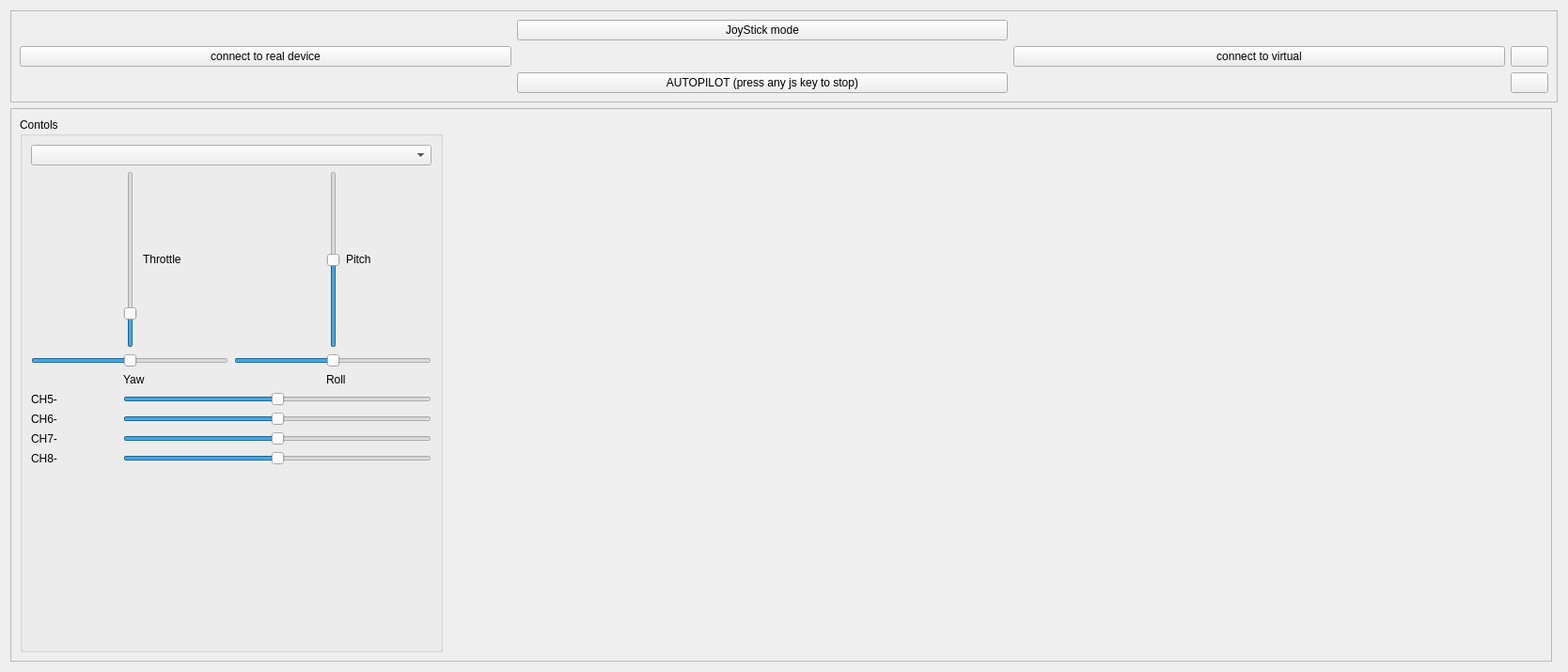
<?xml version="1.0" encoding="UTF-8"?>
<ui version="4.0">
 <class>PhysicsMainWidget</class>
 <widget class="QWidget" name="PhysicsMainWidget">
  <property name="geometry">
   <rect>
    <x>0</x>
    <y>0</y>
    <width>1668</width>
    <height>715</height>
   </rect>
  </property>
  <property name="windowTitle">
   <string>Form</string>
  </property>
  <layout class="QGridLayout" name="gridLayout_2">
   <item row="1" column="0">
    <widget class="QFrame" name="frame_2">
     <property name="enabled">
      <bool>true</bool>
     </property>
     <property name="sizePolicy">
      <sizepolicy hsizetype="Preferred" vsizetype="Preferred">
       <horstretch>1</horstretch>
       <verstretch>0</verstretch>
      </sizepolicy>
     </property>
     <property name="minimumSize">
      <size>
       <width>200</width>
       <height>200</height>
      </size>
     </property>
     <property name="sizeIncrement">
      <size>
       <width>500</width>
       <height>0</height>
      </size>
     </property>
     <property name="frameShape">
      <enum>QFrame::StyledPanel</enum>
     </property>
     <property name="frameShadow">
      <enum>QFrame::Raised</enum>
     </property>
     <layout class="QHBoxLayout" name="horizontalLayout">
      <item>
       <widget class="QGroupBox" name="groupBox">
        <property name="maximumSize">
         <size>
          <width>450</width>
          <height>16777215</height>
         </size>
        </property>
        <property name="title">
         <string>Contols</string>
        </property>
        <layout class="QGridLayout" name="gridLayout_3">
         <item row="1" column="0">
          <spacer name="horizontalSpacer_2">
           <property name="orientation">
            <enum>Qt::Horizontal</enum>
           </property>
           <property name="sizeType">
            <enum>QSizePolicy::Preferred</enum>
           </property>
           <property name="sizeHint" stdset="0">
            <size>
             <width>40</width>
             <height>20</height>
            </size>
           </property>
          </spacer>
         </item>
         <item row="6" column="1" colspan="5">
          <widget class="QSlider" name="CH7">
           <property name="minimum">
            <number>900</number>
           </property>
           <property name="maximum">
            <number>2100</number>
           </property>
           <property name="value">
            <number>1500</number>
           </property>
           <property name="sliderPosition">
            <number>1500</number>
           </property>
           <property name="orientation">
            <enum>Qt::Horizontal</enum>
           </property>
          </widget>
         </item>
         <item row="2" column="0" colspan="3">
          <widget class="QSlider" name="Yaw">
           <property name="minimum">
            <number>900</number>
           </property>
           <property name="maximum">
            <number>2100</number>
           </property>
           <property name="value">
            <number>1500</number>
           </property>
           <property name="sliderPosition">
            <number>1500</number>
           </property>
           <property name="orientation">
            <enum>Qt::Horizontal</enum>
           </property>
          </widget>
         </item>
         <item row="5" column="1" colspan="5">
          <widget class="QSlider" name="CH6">
           <property name="minimum">
            <number>900</number>
           </property>
           <property name="maximum">
            <number>2100</number>
           </property>
           <property name="value">
            <number>1500</number>
           </property>
           <property name="sliderPosition">
            <number>1500</number>
           </property>
           <property name="orientation">
            <enum>Qt::Horizontal</enum>
           </property>
          </widget>
         </item>
         <item row="7" column="0">
          <widget class="QLabel" name="CH8_label">
           <property name="text">
            <string>CH8-</string>
           </property>
          </widget>
         </item>
         <item row="7" column="1" colspan="5">
          <widget class="QSlider" name="CH8">
           <property name="minimum">
            <number>900</number>
           </property>
           <property name="maximum">
            <number>2100</number>
           </property>
           <property name="value">
            <number>1500</number>
           </property>
           <property name="sliderPosition">
            <number>1500</number>
           </property>
           <property name="orientation">
            <enum>Qt::Horizontal</enum>
           </property>
          </widget>
         </item>
         <item row="1" column="1">
          <widget class="QSlider" name="Throttle">
           <property name="minimum">
            <number>900</number>
           </property>
           <property name="maximum">
            <number>2100</number>
           </property>
           <property name="value">
            <number>1100</number>
           </property>
           <property name="sliderPosition">
            <number>1100</number>
           </property>
           <property name="orientation">
            <enum>Qt::Vertical</enum>
           </property>
          </widget>
         </item>
         <item row="1" column="3">
          <spacer name="horizontalSpacer">
           <property name="orientation">
            <enum>Qt::Horizontal</enum>
           </property>
           <property name="sizeType">
            <enum>QSizePolicy::Preferred</enum>
           </property>
           <property name="sizeHint" stdset="0">
            <size>
             <width>40</width>
             <height>20</height>
            </size>
           </property>
          </spacer>
         </item>
         <item row="1" column="5">
          <widget class="QLabel" name="label_3">
           <property name="text">
            <string>Pitch</string>
           </property>
          </widget>
         </item>
         <item row="4" column="0">
          <widget class="QLabel" name="CH5_label">
           <property name="text">
            <string>CH5-</string>
           </property>
          </widget>
         </item>
         <item row="5" column="0">
          <widget class="QLabel" name="CH6_label">
           <property name="text">
            <string>CH6-</string>
           </property>
          </widget>
         </item>
         <item row="3" column="1" colspan="2">
          <widget class="QLabel" name="label">
           <property name="text">
            <string>Yaw</string>
           </property>
          </widget>
         </item>
         <item row="0" column="0" colspan="6">
          <widget class="QComboBox" name="comboBox">
           <property name="currentText">
            <string/>
           </property>
          </widget>
         </item>
         <item row="4" column="1" colspan="5">
          <widget class="QSlider" name="CH5">
           <property name="minimum">
            <number>900</number>
           </property>
           <property name="maximum">
            <number>2100</number>
           </property>
           <property name="value">
            <number>1500</number>
           </property>
           <property name="sliderPosition">
            <number>1500</number>
           </property>
           <property name="orientation">
            <enum>Qt::Horizontal</enum>
           </property>
          </widget>
         </item>
         <item row="2" column="3" colspan="3">
          <widget class="QSlider" name="Roll">
           <property name="minimum">
            <number>900</number>
           </property>
           <property name="maximum">
            <number>2100</number>
           </property>
           <property name="value">
            <number>1500</number>
           </property>
           <property name="orientation">
            <enum>Qt::Horizontal</enum>
           </property>
          </widget>
         </item>
         <item row="3" column="4" colspan="2">
          <widget class="QLabel" name="label_2">
           <property name="text">
            <string>Roll</string>
           </property>
          </widget>
         </item>
         <item row="1" column="4">
          <widget class="QSlider" name="Pitch">
           <property name="minimum">
            <number>900</number>
           </property>
           <property name="maximum">
            <number>2100</number>
           </property>
           <property name="value">
            <number>1500</number>
           </property>
           <property name="orientation">
            <enum>Qt::Vertical</enum>
           </property>
          </widget>
         </item>
         <item row="1" column="2">
          <widget class="QLabel" name="label_4">
           <property name="text">
            <string>Throttle</string>
           </property>
          </widget>
         </item>
         <item row="6" column="0">
          <widget class="QLabel" name="CH7_label">
           <property name="text">
            <string>CH7-</string>
           </property>
          </widget>
         </item>
         <item row="8" column="0" colspan="6">
          <spacer name="verticalSpacer">
           <property name="orientation">
            <enum>Qt::Vertical</enum>
           </property>
           <property name="sizeHint" stdset="0">
            <size>
             <width>20</width>
             <height>40</height>
            </size>
           </property>
          </spacer>
         </item>
        </layout>
       </widget>
      </item>
      <item>
       <widget class="CloudViewDialog" name="cloud" native="true"/>
      </item>
     </layout>
    </widget>
   </item>
   <item row="0" column="0" colspan="2">
    <widget class="QFrame" name="frame">
     <property name="sizePolicy">
      <sizepolicy hsizetype="Preferred" vsizetype="Maximum">
       <horstretch>0</horstretch>
       <verstretch>0</verstretch>
      </sizepolicy>
     </property>
     <property name="frameShape">
      <enum>QFrame::StyledPanel</enum>
     </property>
     <property name="frameShadow">
      <enum>QFrame::Raised</enum>
     </property>
     <layout class="QGridLayout" name="gridLayout">
      <item row="1" column="0">
       <widget class="QPushButton" name="pushButton_3">
        <property name="text">
         <string>connect to real device</string>
        </property>
        <property name="icon">
         <iconset resource="../../resources/main.qrc">
          <normaloff>:/new/prefix1/back_alt.png</normaloff>:/new/prefix1/back_alt.png</iconset>
        </property>
       </widget>
      </item>
      <item row="2" column="1">
       <widget class="QPushButton" name="pushButton_2">
        <property name="text">
         <string>AUTOPILOT (press any js key to stop)</string>
        </property>
        <property name="icon">
         <iconset resource="../../resources/main.qrc">
          <normaloff>:/new/prefix1/down_alt.png</normaloff>:/new/prefix1/down_alt.png</iconset>
        </property>
       </widget>
      </item>
      <item row="1" column="2">
       <widget class="QPushButton" name="connetToVirtualButton">
        <property name="text">
         <string>connect to virtual</string>
        </property>
        <property name="icon">
         <iconset resource="../../resources/main.qrc">
          <normaloff>:/new/prefix1/forward_alt.png</normaloff>:/new/prefix1/forward_alt.png</iconset>
        </property>
       </widget>
      </item>
      <item row="0" column="1">
       <widget class="QPushButton" name="JoyButton">
        <property name="text">
         <string>JoyStick mode</string>
        </property>
        <property name="icon">
         <iconset resource="../../resources/main.qrc">
          <normaloff>:/new/prefix1/up_alt.png</normaloff>:/new/prefix1/up_alt.png</iconset>
        </property>
       </widget>
      </item>
      <item row="2" column="3">
       <widget class="QPushButton" name="pushButton">
        <property name="sizePolicy">
         <sizepolicy hsizetype="Fixed" vsizetype="Fixed">
          <horstretch>0</horstretch>
          <verstretch>0</verstretch>
         </sizepolicy>
        </property>
        <property name="toolTip">
         <string>Settings</string>
        </property>
        <property name="text">
         <string/>
        </property>
        <property name="icon">
         <iconset resource="../../resources/main.qrc">
          <normaloff>:/new/prefix1/advanced.png</normaloff>:/new/prefix1/advanced.png</iconset>
        </property>
        <property name="iconSize">
         <size>
          <width>24</width>
          <height>24</height>
         </size>
        </property>
       </widget>
      </item>
      <item row="1" column="3">
       <widget class="QPushButton" name="aboutButton">
        <property name="toolTip">
         <string>About</string>
        </property>
        <property name="text">
         <string/>
        </property>
        <property name="icon">
         <iconset resource="../../resources/main.qrc">
          <normaloff>:/new/prefix1/info_rhombus.png</normaloff>:/new/prefix1/info_rhombus.png</iconset>
        </property>
        <property name="iconSize">
         <size>
          <width>24</width>
          <height>24</height>
         </size>
        </property>
       </widget>
      </item>
     </layout>
    </widget>
   </item>
  </layout>
 </widget>
 <customwidgets>
  <customwidget>
   <class>CloudViewDialog</class>
   <extends>QWidget</extends>
   <header location="global">cloudViewDialog.h</header>
   <container>1</container>
  </customwidget>
 </customwidgets>
 <resources>
  <include location="../../resources/main.qrc"/>
 </resources>
 <connections>
  <connection>
   <sender>Yaw</sender>
   <signal>valueChanged(int)</signal>
   <receiver>PhysicsMainWidget</receiver>
   <slot>yawChange(int)</slot>
   <hints>
    <hint type="sourcelabel">
     <x>129</x>
     <y>406</y>
    </hint>
    <hint type="destinationlabel">
     <x>362</x>
     <y>227</y>
    </hint>
   </hints>
  </connection>
  <connection>
   <sender>Roll</sender>
   <signal>valueChanged(int)</signal>
   <receiver>PhysicsMainWidget</receiver>
   <slot>rollChange(int)</slot>
   <hints>
    <hint type="sourcelabel">
     <x>455</x>
     <y>406</y>
    </hint>
    <hint type="destinationlabel">
     <x>362</x>
     <y>227</y>
    </hint>
   </hints>
  </connection>
  <connection>
   <sender>Pitch</sender>
   <signal>valueChanged(int)</signal>
   <receiver>PhysicsMainWidget</receiver>
   <slot>pitchChange(int)</slot>
   <hints>
    <hint type="sourcelabel">
     <x>358</x>
     <y>380</y>
    </hint>
    <hint type="destinationlabel">
     <x>362</x>
     <y>227</y>
    </hint>
   </hints>
  </connection>
  <connection>
   <sender>Throttle</sender>
   <signal>valueChanged(int)</signal>
   <receiver>PhysicsMainWidget</receiver>
   <slot>throttleChange(int)</slot>
   <hints>
    <hint type="sourcelabel">
     <x>138</x>
     <y>380</y>
    </hint>
    <hint type="destinationlabel">
     <x>362</x>
     <y>227</y>
    </hint>
   </hints>
  </connection>
  <connection>
   <sender>pushButton_3</sender>
   <signal>clicked()</signal>
   <receiver>PhysicsMainWidget</receiver>
   <slot>startRealMode()</slot>
   <hints>
    <hint type="sourcelabel">
     <x>178</x>
     <y>60</y>
    </hint>
    <hint type="destinationlabel">
     <x>503</x>
     <y>313</y>
    </hint>
   </hints>
  </connection>
  <connection>
   <sender>JoyButton</sender>
   <signal>clicked()</signal>
   <receiver>PhysicsMainWidget</receiver>
   <slot>startJoyStickMode()</slot>
   <hints>
    <hint type="sourcelabel">
     <x>1031</x>
     <y>43</y>
    </hint>
    <hint type="destinationlabel">
     <x>467</x>
     <y>229</y>
    </hint>
   </hints>
  </connection>
  <connection>
   <sender>CH5</sender>
   <signal>valueChanged(int)</signal>
   <receiver>PhysicsMainWidget</receiver>
   <slot>CH5Change(int)</slot>
   <hints>
    <hint type="sourcelabel">
     <x>227</x>
     <y>456</y>
    </hint>
    <hint type="destinationlabel">
     <x>467</x>
     <y>339</y>
    </hint>
   </hints>
  </connection>
  <connection>
   <sender>CH6</sender>
   <signal>valueChanged(int)</signal>
   <receiver>PhysicsMainWidget</receiver>
   <slot>CH6Change(int)</slot>
   <hints>
    <hint type="sourcelabel">
     <x>227</x>
     <y>482</y>
    </hint>
    <hint type="destinationlabel">
     <x>467</x>
     <y>339</y>
    </hint>
   </hints>
  </connection>
  <connection>
   <sender>CH7</sender>
   <signal>valueChanged(int)</signal>
   <receiver>PhysicsMainWidget</receiver>
   <slot>CH7Change(int)</slot>
   <hints>
    <hint type="sourcelabel">
     <x>227</x>
     <y>508</y>
    </hint>
    <hint type="destinationlabel">
     <x>467</x>
     <y>339</y>
    </hint>
   </hints>
  </connection>
  <connection>
   <sender>CH8</sender>
   <signal>valueChanged(int)</signal>
   <receiver>PhysicsMainWidget</receiver>
   <slot>CH8Change(int)</slot>
   <hints>
    <hint type="sourcelabel">
     <x>227</x>
     <y>534</y>
    </hint>
    <hint type="destinationlabel">
     <x>467</x>
     <y>339</y>
    </hint>
   </hints>
  </connection>
  <connection>
   <sender>connetToVirtualButton</sender>
   <signal>released()</signal>
   <receiver>PhysicsMainWidget</receiver>
   <slot>startVirtualMode()</slot>
   <hints>
    <hint type="sourcelabel">
     <x>1382</x>
     <y>70</y>
    </hint>
    <hint type="destinationlabel">
     <x>833</x>
     <y>357</y>
    </hint>
   </hints>
  </connection>
  <connection>
   <sender>pushButton</sender>
   <signal>released()</signal>
   <receiver>PhysicsMainWidget</receiver>
   <slot>settingsWidget()</slot>
   <hints>
    <hint type="sourcelabel">
     <x>1637</x>
     <y>119</y>
    </hint>
    <hint type="destinationlabel">
     <x>1662</x>
     <y>151</y>
    </hint>
   </hints>
  </connection>
  <connection>
   <sender>aboutButton</sender>
   <signal>released()</signal>
   <receiver>PhysicsMainWidget</receiver>
   <slot>aboutWidget()</slot>
   <hints>
    <hint type="sourcelabel">
     <x>1639</x>
     <y>59</y>
    </hint>
    <hint type="destinationlabel">
     <x>1661</x>
     <y>196</y>
    </hint>
   </hints>
  </connection>
 </connections>
 <slots>
  <slot>myHandler(int)</slot>
  <slot>rollChange(int)</slot>
  <slot>yawChange(int)</slot>
  <slot>throttleChange(int)</slot>
  <slot>pitchChange(int)</slot>
  <slot>startRealMode()</slot>
  <slot>startJoyStickMode()</slot>
  <slot>CH5Change(int)</slot>
  <slot>CH6Change(int)</slot>
  <slot>CH7Change(int)</slot>
  <slot>CH8Change(int)</slot>
  <slot>startVirtualMode()</slot>
  <slot>settingsWidget()</slot>
  <slot>aboutWidget()</slot>
 </slots>
</ui>
